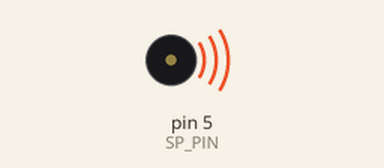
This sketch was run on a simulated Arduino Uno, built with avr-gcc and run on an emulated ATmega328P. Parts: buzzer (waves = sounding).

Above: at 0.15 s.
At 18.65 s:
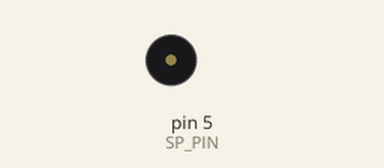
Timing chart, 0 to 19.3 s (numbered marks = the images above):
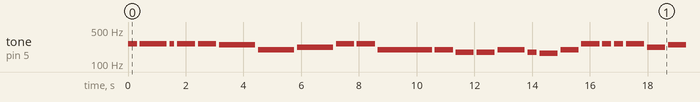

Measured:
- by itself, tone on pin 5 (SP_PIN): plays 262 Hz for 0.31 s, 262 Hz for 0.94 s, 262 Hz for 0.16 s, 262 Hz for 0.63 s, 262 Hz for 0.63 s, 247 Hz for 1.3 s … (116 notes in this stretch)

The sketch:

lab06-01.ino
```cpp
const byte SP_PIN = 5;


#define NOTE_C3  131
#define NOTE_CS3 139
#define NOTE_D3  147
#define NOTE_DS3 156
#define NOTE_E3  165
#define NOTE_F3  175
#define NOTE_FS3 185
#define NOTE_G3  196
#define NOTE_GS3 208
#define NOTE_A3  220
#define NOTE_AS3 233
#define NOTE_B3  247
#define NOTE_C4  262
#define NOTE_CS4 277
#define NOTE_D4  294
#define NOTE_DS4 311
#define NOTE_E4  330
#define NOTE_F4  349
#define NOTE_FS4 370
#define NOTE_G4  392
#define NOTE_GS4 415
#define NOTE_A4  440
#define NOTE_AS4 466
#define NOTE_B4  494
#define WHOLE 1 //全分符
#define HALF 0.5 //半分符
#define QUARTER 0.25
#define EIGHTH 0.125
#define SIXTEENTH 0.0625
int tune[] = { NOTE_C4, NOTE_C4, NOTE_C4, NOTE_C4, NOTE_C4, NOTE_B3, NOTE_G3, NOTE_A3, NOTE_C4, NOTE_C4, NOTE_G3, NOTE_G3, NOTE_F3, NOTE_F3, NOTE_G3, NOTE_F3, NOTE_E3, NOTE_G3, NOTE_C4, NOTE_C4, NOTE_C4, NOTE_C4, NOTE_A3, NOTE_B3, NOTE_C4, NOTE_D4};
float duration[] = { EIGHTH, QUARTER+EIGHTH, SIXTEENTH, QUARTER, QUARTER, HALF, HALF, HALF, QUARTER, QUARTER, HALF+QUARTER, QUARTER, QUARTER, QUARTER, QUARTER+EIGHTH, EIGHTH, QUARTER, QUARTER, QUARTER, EIGHTH, EIGHTH, QUARTER, QUARTER, QUARTER, QUARTER, HALF+QUARTER};

int a;

void setup()
{
pinMode (SP_PIN,OUTPUT);
  a = sizeof(tune) ;
}

void loop()
{
  for (int x=0; x<a; x++) {
      tone(5, tune[x]);
      delay(2500 *duration[x]);
      noTone(5);
      delay(100);
       }
   delay(5000);


}
```
